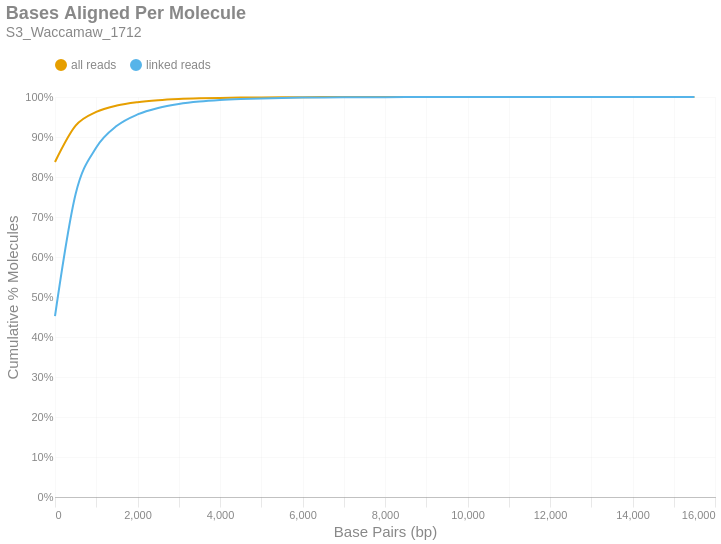

The code cell stored with this chart in its notebook:
### Markdown cell above
### Bases Aligned Per Molecule
This is a cumulative frequency distribution showing the number of base pairs aligned per unique molecule. These data are shown in 500 bp bins. There are two distributions: one with `all reads` (yellow) and another with only `linked reads` (blue). The percent of molecules in the `linked reads` distribution is relative to the total number of linked molecules.

### Code cell
if SKIPLR:
    print_html(f"Skipped")
else:
    binned_df = consolidated_hist(valids['aligned_bp'], mask, 500, True)
    with SafeRender(binned_df):
        (
            density_plot(binned_df, 'Bases Aligned Per Molecule', samplename, 'basesper')
            .encode(
                x=alt.X('bin:Q', title="Base Pairs (bp)").axis(tickMinStep=500).scale(padding=0),
                y=alt.Y('value:Q', title='Cumulative % Molecules')
                    .axis(format='%')
                    .scale(domain = [0,1])
                    .stack(False),
                color=alt.Color("key:N").scale(domain = ["all reads", "linked reads"]),
                tooltip = [
                    alt.Tooltip("key:N", title = "Data Type"),
                    alt.Tooltip("range_label:N", title="Bases Aligned Per Molecule"),
                    alt.Tooltip("value:Q", format = ".2%", title="% Molecules (Cum.)")
                ]
            )
        ).display()

### Figure 1 — Vega-Lite specification as saved in the notebook (floating-point values rounded to 4 significant figures)
{"width": "container", "height": 400, "config": {"title": {"anchor": "start", "dy": -15, "fontSize": 18, "color": "#888888", "subtitleColor": "#888888", "subtitleFontSize": 14}, "arc": {"fill": "#0072B2"}, "axis": {"domainColor": "#888888", "domainWidth": 0.5, "gridWidth": 0.2, "grid": false, "titleFontWeight": 400, "titleFontSize": 15, "labelFontSize": 11, "labelColor": "#888888", "tickColor": "#888888", "tickWidth": 0.2, "titleColor": "#888888"}, "axisBand": {"grid": false}, "axisX": {"grid": true, "tickSize": 10, "domainCap": "round"}, "axisY": {"domain": false, "grid": true, "tickSize": 0, "domainCap": "round"}, "background": "transparent", "header": {"labelFontSize": 15, "labelColor": "#888888", "titleFontSize": 15, "titleFontWeight": 600, "titleColor": "#888888"}, "legend": {"labelFont": "sans-serif", "labelFontSize": 12, "labelColor": "#888888", "symbolSize": 100, "symbolType": "circle", "titleFontSize": 12, "titlePadding": 10, "titleColor": "#888888", "title": null, "orient": "top"}, "range": {"category": ["#E69F00", "#56B4E9", "#009E73", "#F0E442", "#0072B2", "#D55E00", "#CC79A7", "#000000"], "diverging": ["#cfe8f3", "#a2d4ec", "#73bfe2", "#46abdb", "#1696d2", "#12719e"]}, "area": {"fill": "#0072B2", "fillOpacity": 0.7, "line": true, "strokeOpacity": 0.7}, "line": {"color": "#0072B2", "stroke": "#0072B2", "strokeWidth": 2}, "trail": {"color": "#0072B2", "stroke": "#0072B2", "strokeWidth": 0, "size": 1}, "point": {"filled": true, "fillOpacity": 1.0, "size": 95}, "text": {"color": "#888888", "fontSize": 11, "align": "right", "fontWeight": 400, "size": 11}, "bar": {"fill": "#0072B2", "stroke": null}, "view": {"stroke": null, "continuousWidth": 660, "continuousHeight": 400}}, "data": {"name": "data-4ba96808c40035f880669aa9364d4eb6"}, "mark": {"type": "line", "interpolate": "monotone", "point": {"opacity": 0, "size": 275}}, "encoding": {"color": {"field": "key", "scale": {"domain": ["all reads", "linked reads"]}, "type": "nominal"}, "tooltip": [{"field": "key", "title": "Data Type", "type": "nominal"}, {"field": "range_label", "title": "Bases Aligned Per Molecule", "type": "nominal"}, {"field": "value", "format": ".2%", "title": "% Molecules (Cum.)", "type": "quantitative"}], "x": {"axis": {"tickMinStep": 500}, "field": "bin", "scale": {"padding": 0}, "title": "Base Pairs (bp)", "type": "quantitative"}, "y": {"axis": {"format": "%"}, "field": "value", "scale": {"domain": [0, 1]}, "stack": false, "title": "Cumulative % Molecules", "type": "quantitative"}}, "params": [{"name": "param_c36ac31b6afebe62", "select": {"type": "point", "fields": ["key"]}, "bind": "legend"}], "title": {"text": "Bases Aligned Per Molecule", "subtitle": "S3_Waccamaw_1712"}, "transform": [{"fold": ["all reads (cumsum)", "linked reads (cumsum)"]}, {"calculate": "replace(datum.key, ' (cumsum)', '')", "as": "key"}, {"filter": {"param": "param_c36ac31b6afebe62"}}], "usermeta": {"embedOptions": {"downloadFileName": "S3_Waccamaw_1712.basesper"}}, "$schema": "https://vega.github.io/schema/vega-lite/v6.1.0.json", "datasets": {"data-4ba96808c40035f880669aa9364d4eb6": [{"bin": "0.0", "interval": "0.0-500.0", "all reads": 0.8375, "linked reads": 0.4522, "all reads (cumsum)": 0.8375, "linked reads (cumsum)": 0.4522, "range_label": "0-499"}, {"bin": "500.0", "interval": "500.0-1000.0", "all reads": 0.09075, "linked reads": 0.3053, "all reads (cumsum)": 0.9282, "linked reads (cumsum)": 0.7575, "range_label": "500-999"}, {"bin": "1000.0", "interval": "1000.0-1500.0", "all reads": 0.03435, "linked reads": 0.116, "all reads (cumsum)": 0.9626, "linked reads (cumsum)": 0.8735, "range_label": "1000-1499"}, {"bin": "1500.0", "interval": "1500.0-2000.0", "all reads": 0.01611, "linked reads": 0.05444, "all reads (cumsum)": 0.9787, "linked reads (cumsum)": 0.9279, "range_label": "1500-1999"}, {"bin": "2000.0", "interval": "2000.0-2500.0", "all reads": 0.008415, "linked reads": 0.02844, "all reads (cumsum)": 0.9871, "linked reads (cumsum)": 0.9564, "range_label": "2000-2499"}, {"bin": "2500.0", "interval": "2500.0-3000.0", "all reads": 0.004804, "linked reads": 0.01623, "all reads (cumsum)": 0.9919, "linked reads (cumsum)": 0.9726, "range_label": "2500-2999"}, {"bin": "3000.0", "interval": "3000.0-3500.0", "all reads": 0.002909, "linked reads": 0.009829, "all reads (cumsum)": 0.9948, "linked reads (cumsum)": 0.9824, "range_label": "3000-3499"}, {"bin": "3500.0", "interval": "3500.0-4000.0", "all reads": 0.001813, "linked reads": 0.006128, "all reads (cumsum)": 0.9966, "linked reads (cumsum)": 0.9886, "range_label": "3500-3999"}, {"bin": "4000.0", "interval": "4000.0-4500.0", "all reads": 0.001139, "linked reads": 0.003851, "all reads (cumsum)": 0.9978, "linked reads (cumsum)": 0.9924, "range_label": "4000-4499"}, {"bin": "4500.0", "interval": "4500.0-5000.0", "all reads": 0.0007358, "linked reads": 0.002486, "all reads (cumsum)": 0.9985, "linked reads (cumsum)": 0.9949, "range_label": "4500-4999"}, {"bin": "5000.0", "interval": "5000.0-5500.0", "all reads": 0.0004845, "linked reads": 0.001637, "all reads (cumsum)": 0.999, "linked reads (cumsum)": 0.9965, "range_label": "5000-5499"}, {"bin": "5500.0", "interval": "5500.0-6000.0", "all reads": 0.0003355, "linked reads": 0.001134, "all reads (cumsum)": 0.9993, "linked reads (cumsum)": 0.9977, "range_label": "5500-5999"}, {"bin": "6000.0", "interval": "6000.0-6500.0", "all reads": 0.0002353, "linked reads": 0.0007952, "all reads (cumsum)": 0.9995, "linked reads (cumsum)": 0.9985, "range_label": "6000-6499"}, {"bin": "6500.0", "interval": "6500.0-7000.0", "all reads": 0.0001466, "linked reads": 0.0004954, "all reads (cumsum)": 0.9997, "linked reads (cumsum)": 0.999, "range_label": "6500-6999"}, {"bin": "7000.0", "interval": "7000.0-7500.0", "all reads": 9.564e-05, "linked reads": 0.0003232, "all reads (cumsum)": 0.9998, "linked reads (cumsum)": 0.9993, "range_label": "7000-7499"}, {"bin": "7500.0", "interval": "7500.0-8000.0", "all reads": 7.146e-05, "linked reads": 0.0002415, "all reads (cumsum)": 0.9999, "linked reads (cumsum)": 0.9995, "range_label": "7500-7999"}, {"bin": "8000.0", "interval": "8000.0-8500.0", "all reads": 4.21e-05, "linked reads": 0.0001423, "all reads (cumsum)": 0.9999, "linked reads (cumsum)": 0.9997, "range_label": "8000-8499"}, {"bin": "8500.0", "interval": "8500.0-9000.0", "all reads": 3.325e-05, "linked reads": 0.0001123, "all reads (cumsum)": 0.9999, "linked reads (cumsum)": 0.9998, "range_label": "8500-8999"}, {"bin": "9000.0", "interval": "9000.0-9500.0", "all reads": 1.878e-05, "linked reads": 6.347e-05, "all reads (cumsum)": 1.0, "linked reads (cumsum)": 0.9998, "range_label": "9000-9499"}, {"bin": "9500.0", "interval": "9500.0-10000.0", "all reads": 1.295e-05, "linked reads": 4.377e-05, "all reads (cumsum)": 1.0, "linked reads (cumsum)": 0.9999, "range_label": "9500-9999"}, {"bin": "10000.0", "interval": "10000.0-10500.0", "all reads": 9.283e-06, "linked reads": 3.137e-05, "all reads (cumsum)": 1.0, "linked reads (cumsum)": 0.9999, "range_label": "10000-10499"}, {"bin": "10500.0", "interval": "10500.0-11000.0", "all reads": 6.477e-06, "linked reads": 2.189e-05, "all reads (cumsum)": 1.0, "linked reads (cumsum)": 0.9999, "range_label": "10500-10999"}, {"bin": "11000.0", "interval": "11000.0-11500.0", "all reads": 4.318e-06, "linked reads": 1.459e-05, "all reads (cumsum)": 1.0, "linked reads (cumsum)": 1.0, "range_label": "11000-11499"}, {"bin": "11500.0", "interval": "11500.0-12000.0", "all reads": 2.375e-06, "linked reads": 8.025e-06, "all reads (cumsum)": 1.0, "linked reads (cumsum)": 1.0, "range_label": "11500-11999"}, {"bin": "12000.0", "interval": "12000.0-12500.0", "all reads": 2.807e-06, "linked reads": 9.484e-06, "all reads (cumsum)": 1.0, "linked reads (cumsum)": 1.0, "range_label": "12000-12499"}, {"bin": "12500.0", "interval": "12500.0-13000.0", "all reads": 1.727e-06, "linked reads": 5.836e-06, "all reads (cumsum)": 1.0, "linked reads (cumsum)": 1.0, "range_label": "12500-12999"}, {"bin": "13000.0", "interval": "13000.0-13500.0", "all reads": 2.159e-06, "linked reads": 7.295e-06, "all reads (cumsum)": 1.0, "linked reads (cumsum)": 1.0, "range_label": "13000-13499"}, {"bin": "13500.0", "interval": "13500.0-14000.0", "all reads": 8.636e-07, "linked reads": 2.918e-06, "all reads (cumsum)": 1.0, "linked reads (cumsum)": 1.0, "range_label": "13500-13999"}, {"bin": "14000.0", "interval": "14000.0-14500.0", "all reads": 4.318e-07, "linked reads": 1.459e-06, "all reads (cumsum)": 1.0, "linked reads (cumsum)": 1.0, "range_label": "14000-14499"}, {"bin": "14500.0", "interval": "14500.0-15000.0", "all reads": 4.318e-07, "linked reads": 1.459e-06, "all reads (cumsum)": 1.0, "linked reads (cumsum)": 1.0, "range_label": "14500-14999"}, {"bin": "15000.0", "interval": "15000.0-15500.0", "all reads": 4.318e-07, "linked reads": 1.459e-06, "all reads (cumsum)": 1.0, "linked reads (cumsum)": 1.0, "range_label": "15000-15499"}, {"bin": "15500.0", "interval": "15500.0-16000.0", "all reads": 1.079e-06, "linked reads": 3.648e-06, "all reads (cumsum)": 1.0, "linked reads (cumsum)": 1.0, "range_label": "15500-15999"}]}}
